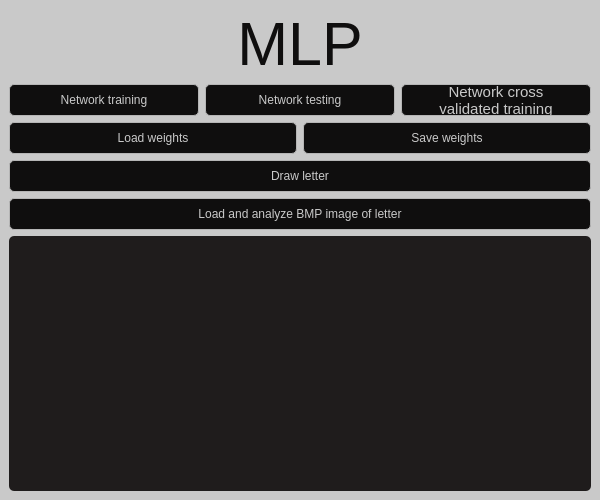
<?xml version="1.0" encoding="UTF-8"?>
<ui version="4.0">
 <class>MainWindow</class>
 <widget class="QMainWindow" name="MainWindow">
  <property name="geometry">
   <rect>
    <x>0</x>
    <y>0</y>
    <width>600</width>
    <height>500</height>
   </rect>
  </property>
  <property name="maximumSize">
   <size>
    <width>650</width>
    <height>16777215</height>
   </size>
  </property>
  <property name="windowTitle">
   <string>MLP</string>
  </property>
  <property name="styleSheet">
   <string notr="true">#centralwidget {
	background: #c9c9c9;
	color: #c9c9c9
}</string>
  </property>
  <widget class="QWidget" name="centralwidget">
   <property name="styleSheet">
    <string notr="true">QPushButton{
	color: #c9c9c9;
	background: #0f0e0e;
	height:30px;
	border: 1px solid #b5b5b5;
	border-radius: 5px;
}
QPushButton::pressed{
	background: #1c1a1a;
}
QPushButton::disabled{
	color: #3b3b3b;
}
#LogBoxTE {
	color: #c9c9c9;
	border-radius:5px;
	background: #1f1c1c;
}</string>
   </property>
   <layout class="QGridLayout" name="gridLayout">
    <item row="5" column="0">
     <widget class="QPushButton" name="DrawB">
      <property name="text">
       <string>Draw letter</string>
      </property>
     </widget>
    </item>
    <item row="6" column="0">
     <widget class="QPushButton" name="LoadBMP_B">
      <property name="text">
       <string>Load and analyze BMP image of letter</string>
      </property>
     </widget>
    </item>
    <item row="7" column="0">
     <widget class="QTextEdit" name="LogBoxTE">
      <property name="styleSheet">
       <string notr="true"/>
      </property>
      <property name="frameShape">
       <enum>QFrame::Box</enum>
      </property>
      <property name="verticalScrollBarPolicy">
       <enum>Qt::ScrollBarAlwaysOff</enum>
      </property>
      <property name="horizontalScrollBarPolicy">
       <enum>Qt::ScrollBarAlwaysOff</enum>
      </property>
      <property name="sizeAdjustPolicy">
       <enum>QAbstractScrollArea::AdjustToContents</enum>
      </property>
      <property name="documentTitle">
       <string/>
      </property>
      <property name="undoRedoEnabled">
       <bool>false</bool>
      </property>
      <property name="readOnly">
       <bool>true</bool>
      </property>
     </widget>
    </item>
    <item row="2" column="0">
     <widget class="QLabel" name="label">
      <property name="font">
       <font>
        <pointsize>46</pointsize>
       </font>
      </property>
      <property name="styleSheet">
       <string notr="true">#label{
	color:#0f0e0e;
}</string>
      </property>
      <property name="text">
       <string>MLP</string>
      </property>
      <property name="alignment">
       <set>Qt::AlignCenter</set>
      </property>
     </widget>
    </item>
    <item row="4" column="0">
     <layout class="QGridLayout" name="WeightsGrid" rowstretch="0">
      <property name="horizontalSpacing">
       <number>6</number>
      </property>
      <property name="verticalSpacing">
       <number>0</number>
      </property>
      <item row="0" column="0">
       <widget class="QPushButton" name="WeightsReadB">
        <property name="sizePolicy">
         <sizepolicy hsizetype="Minimum" vsizetype="Preferred">
          <horstretch>0</horstretch>
          <verstretch>0</verstretch>
         </sizepolicy>
        </property>
        <property name="text">
         <string>Load weights</string>
        </property>
       </widget>
      </item>
      <item row="0" column="1">
       <widget class="QPushButton" name="WeightsSaveB">
        <property name="enabled">
         <bool>true</bool>
        </property>
        <property name="sizePolicy">
         <sizepolicy hsizetype="Preferred" vsizetype="Preferred">
          <horstretch>0</horstretch>
          <verstretch>0</verstretch>
         </sizepolicy>
        </property>
        <property name="text">
         <string>Save weights</string>
        </property>
       </widget>
      </item>
     </layout>
    </item>
    <item row="3" column="0">
     <layout class="QHBoxLayout" name="NetworkBtnsHL">
      <item>
       <widget class="QPushButton" name="StartTrainingB">
        <property name="text">
         <string>Network training</string>
        </property>
       </widget>
      </item>
      <item>
       <widget class="QPushButton" name="TestingB">
        <property name="text">
         <string>Network testing</string>
        </property>
       </widget>
      </item>
      <item>
       <widget class="QPushButton" name="CrossValidB">
        <property name="font">
         <font>
          <pointsize>11</pointsize>
         </font>
        </property>
        <property name="text">
         <string>Network cross
validated training</string>
        </property>
       </widget>
      </item>
     </layout>
    </item>
   </layout>
  </widget>
 </widget>
 <resources/>
 <connections/>
</ui>
